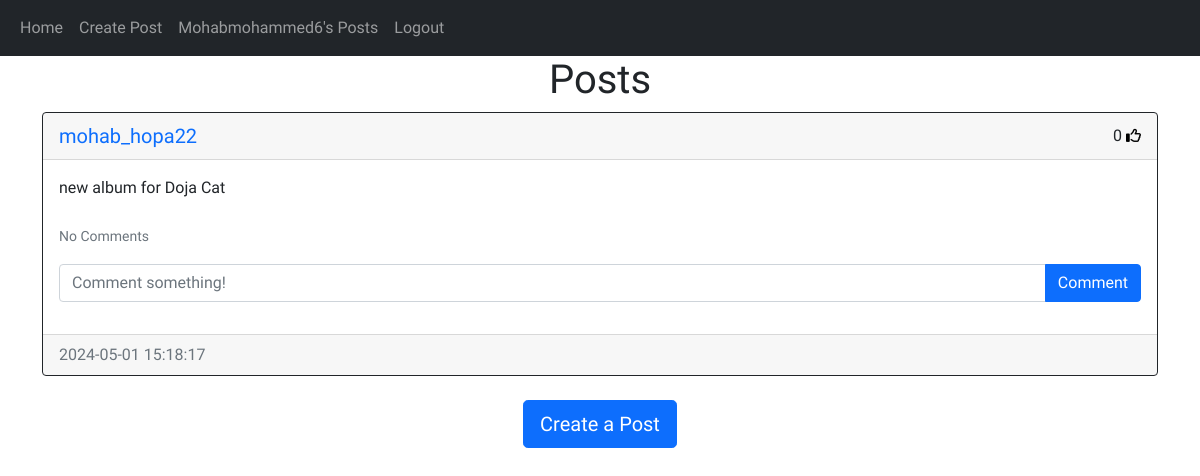
Screenshot of /home (signed in) with the database file from the repository.
### website/models.py (models this page shows)
class User(db.Model, UserMixin):
    id = db.Column(db.Integer, primary_key=True)
    email = db.Column(db.String(150), unique=True)
    username = db.Column(db.String(150), unique=True)
    password = db.Column(db.String(150))
    date_created = db.Column(db.DateTime(timezone=True), default=func.now())
    posts = db.relationship('Post', backref='user', passive_deletes=True)
    comments = db.relationship('Comment', backref='user', passive_deletes=True)
    likes = db.relationship('Like', backref='user', passive_deletes=True)

class Post(db.Model):
    id = db.Column(db.Integer, primary_key=True)
    text = db.Column(db.Text, nullable=False)
    date_created = db.Column(db.DateTime(timezone=True), default=func.now())
    likes = db.relationship('Like', backref='post_likes', lazy=True)
    author = db.Column(db.Integer, db.ForeignKey(
        'user.id', ondelete="CASCADE"), nullable=False)
    comments = db.relationship('Comment', backref='post', passive_deletes=True)

### website/views.py (the view)
@views.route("/")
@views.route("/home")
@login_required
def home():
    posts = Post.query.all()
    return render_template("home.html", user=current_user, posts=posts)

### website/__init__.py (called while the page is built)
def create_app():
    global app
    app = Flask(__name__)
    app.config['SECRET_KEY'] = "helloworld"
    app.config['SQLALCHEMY_DATABASE_URI'] = f'sqlite:///{DB_NAME}'
    db.init_app(app)
    from .views import views
    from .auth import auth
    app.register_blueprint(views, url_prefix="/")
    app.register_blueprint(auth, url_prefix="/")
    from .models import User, Comment, Post, Like
    with app.app_context():
        if not path.exists(f"website/{DB_NAME}"):
            db.create_all()
            print("Creating database!")
    login_manager = LoginManager()
    login_manager.login_view = "auth.login"
    login_manager.init_app(app)
    @login_manager.user_loader
    def load_user(id):
        return User.query.get(int(id))
    return app

### website/templates/home.html (shortened to what this page needs)
{% extends "posts_div.html" %}

### website/templates/posts_div.html (shortened to what this page needs)
{% extends "base.html" %} {% block title %}Home{% endblock %} {% block content
%}
<h1 align="center">{% block header %}Posts{% endblock %}</h1>
<div id="posts">
  {% for post in posts %}
  <div class="card border-dark">
    <div class="card-header d-flex justify-content-between align-items-center">
      <a class="user_name_post" href="/posts/{{post.user.username}}">{{post.user.username}}</a>
      <div class="like-btn">
        <span id="likes-count-{{post.id}}"> {{ post.likes|length }}</span>
        {% if user.id in post.likes|map(attribute="author")|list %}
        <script type="text/javascript">
          var postId = "{{post.id}}";
        </script>
        <i
          class="fas fa-thumbs-up like_btn"
          id="like-button-{{post.id}}"
          onclick="like(postId)"
        ></i>
        {% else %}
        <i
          class="far fa-thumbs-up"
          id="like-button-{{post.id}}"
          onclick="like(postId)"
        ></i>
        {% endif %}
      </div>
    </div>
    <div class="card-body">
      <div class="card-text">{{post.text}}</div>
      <br />
      <p class="card-text">
        {% if post.comments|length > 0 %}
        <a data-bs-toggle="collapse" href="#comments-{{post.id}}" role="button">
          <small>View {{post.comments|length}} Comments</small>
        </a>
        {% else %}
        <small class="text-muted">No Comments</small>
        {% endif %}
      </p>
      <form
        class="input-group mb-3"
        method="POST"
        action="/create-comment/{{post.id}}"
      >
        <input
          type="text"
          id="text"
          name="text"
          class="form-control"
          placeholder="Comment something!"
        />
        <button type="submit" class="btn btn-primary">Comment</button>
      </form>
    </div>
    <div class="card-footer text-muted">{{post.date_created}}</div>
  </div>
  <br/ > {% endfor %}
</div>
{% block footer %}
<div align="center">
  <a href="/create-post"
    ><button type="button" class="btn btn-primary btn-lg">
      Create a Post
    </button></a
  >
</div>
{% endblock %} {% endblock %}

### website/templates/base.html (shortened to what this page needs)
<!DOCTYPE html>
<html lang="en">
  <head>
    <link
      href="https://cdn.jsdelivr.net/npm/bootstrap@5.0.2/dist/css/bootstrap.min.css"
      rel="stylesheet"
    />
    <link
      rel="stylesheet"
      href="{{ url_for('static', filename='css/styles.css')}}"
    />
  </head>
  <body>
    <nav class="navbar navbar-expand-lg navbar-dark bg-dark">
      <div class="container-fluid">
        <div class="collapse navbar-collapse" id="navbar">
          <div class="navbar-nav">
            <a class="nav-item nav-link" href="/home">Home</a>
            {% if user.is_authenticated %}
            <a class="nav-item nav-link" href="/create-post">Create Post</a>
            <a class="nav-item nav-link" href="/posts/{{ user.username }}"
              >{{ user.username }}'s Posts</a
            >
            <a class="nav-item nav-link" href="/logout">Logout</a>
            {% else %}
            <a class="nav-item nav-link" href="/login">Login</a>
            <a class="nav-item nav-link" href="/sign-up">Sign Up</a>
            {% endif %}
          </div>
        </div>
      </div>
    </nav>
    <div class="container">{% block content %}{% endblock %}</div>
  </body>
</html>

### website/static/css/styles.css (style rules this page uses)
* { padding: 0; margin: 0; box-sizing: border-box; font-family: "Cairo", sans-serif; }
i { color: black; font-size: 15px; display: flex; justify-content: center; align-items: center; }
.user_name_post { text-decoration: none; cursor: pointer; font-size: 20px; }

### rows the page displays
User: username "Mohabmohammed6"
Post: user.username "mohab_hopa22", likes|length "0", text "new album for Doja Cat", date_created "2024-05-01 15:18:17"
